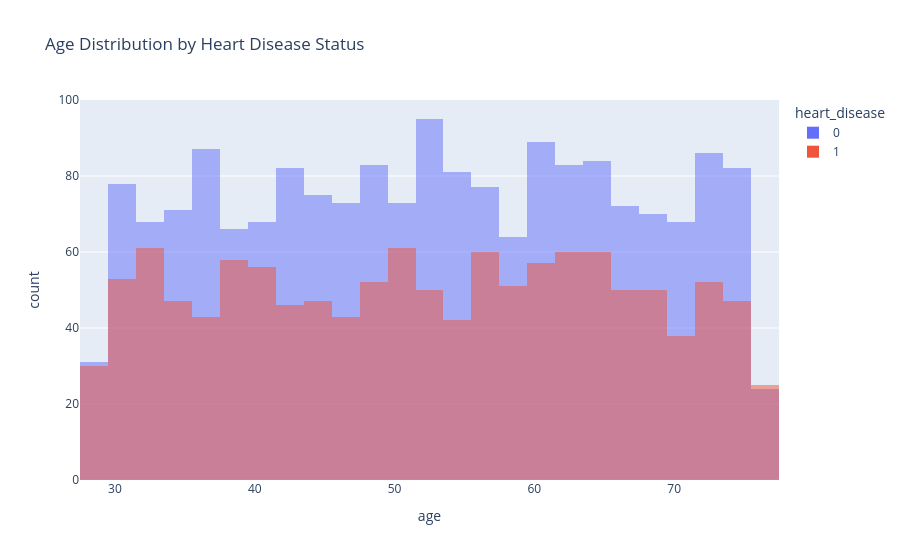

Notebook source saved alongside this figure:
### Code cell
# Visualizations

# Figure 1
fig1 = px.pie(
    heart_disease_df, 
    names='heart_disease', 
    title='Heart Disease Prevalence',
    color='heart_disease',
    color_discrete_map={0: 'lightblue', 1: 'red'},
    hole=0.3
)

# Figure 2
fig2 = px.histogram(
    heart_disease_df, 
    x='age', 
    color='heart_disease',
    barmode='overlay',
    nbins=30,
    title='Age Distribution by Heart Disease Status'
)

# Figure 3
sex_map = {0: 'Female', 1: 'Male'}
heart_disease_df['sex_str'] = heart_disease_df['sex'].map(sex_map)

fig3 = px.bar(
    heart_disease_df.groupby(['sex_str', 'heart_disease']).size().reset_index(name='count'),
    x='sex_str', y='count', color='heart_disease', barmode='group',
    title='Heart Disease by Sex'
)

# Figure 4
fig4 = px.box(
    heart_disease_df, 
    x='heart_disease', 
    y='bmi',
    points='all',
    title='BMI Distribution by Heart Disease Status'
)

# Figure 5
numeric_df = heart_disease_df.select_dtypes(include=np.number)
corr = numeric_df.corr()

fig5 = px.imshow(
    corr, 
    text_auto=True, 
    aspect="auto",
    title='Feature Correlation Heatmap'
)

# Figure 6
fig6 = px.histogram(
    heart_disease_df, 
    x='cp', color='heart_disease', 
    barmode='stack',
    category_orders={'cp': sorted(heart_disease_df['cp'].unique())},
    title='Chest Pain Type by Heart Disease Status'
)

# Figure 7
fig7 = px.scatter(
    heart_disease_df,
    x='age', y='bmi',
    color='heart_disease',
    title='Age vs BMI (Heart Disease Coloring)'
)

# Figure 8
fig8 = px.bar(
    heart_disease_df.groupby(['diabetes', 'heart_disease']).size().reset_index(name='count'),
    x='diabetes', y='count', color='heart_disease', barmode='group',
    title='Diabetes Prevalence by Heart Disease Status'
)


fig2

### Figure 1 — Plotly figure (JSON) as saved in the notebook; plotly's stock layout.template omitted (floating-point values rounded to 4 significant figures; data arrays with more than 128 entries replaced by an {"elided": "..."} marker saying what was removed)
{"data": [{"bingroup": "x", "hovertemplate": "heart_disease=0<br>age=%{x}<br>count=%{y}<extra></extra>", "legendgroup": "0", "marker": {"color": "#636efa", "opacity": 0.5, "pattern": {"shape": ""}}, "name": "0", "nbinsx": 30, "orientation": "v", "showlegend": true, "type": "histogram", "x": {"elided": "1830 int values"}, "xaxis": "x", "yaxis": "y"}, {"bingroup": "x", "hovertemplate": "heart_disease=1<br>age=%{x}<br>count=%{y}<extra></extra>", "legendgroup": "1", "marker": {"color": "#EF553B", "opacity": 0.5, "pattern": {"shape": ""}}, "name": "1", "nbinsx": 30, "orientation": "v", "showlegend": true, "type": "histogram", "x": {"elided": "1239 int values"}, "xaxis": "x", "yaxis": "y"}], "layout": {"barmode": "overlay", "legend": {"title": {"text": "heart_disease"}, "tracegroupgap": 0}, "title": {"text": "Age Distribution by Heart Disease Status"}, "xaxis": {"anchor": "y", "domain": [0, 1], "title": {"text": "age"}}, "yaxis": {"anchor": "x", "domain": [0, 1], "title": {"text": "count"}}}}
